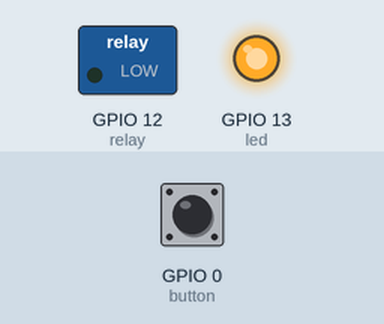
The sketch below on a simulated ESP8266 (NodeMCU). On the bench: switched loads named in the sketch (green lamp = pin HIGH), output pins drawn as LEDs (lit = HIGH). The inputs (shaded band) are chosen by the test bench; at power-on: GPIO 0 (button) HIGH. WiFi joins after 1.5 s; servers stay silent unless stated; storage starts empty; not simulated (calls return 0 or success): Credential.h; what the sketch prints to the serial monitor is not drawn. At 11.8 s the program restarts the board; the recording ends there.

Above: at 4.5 s.
4.6 s: GPIO 0 (button) pulled LOW for 3.2 s
At 7.75 s:
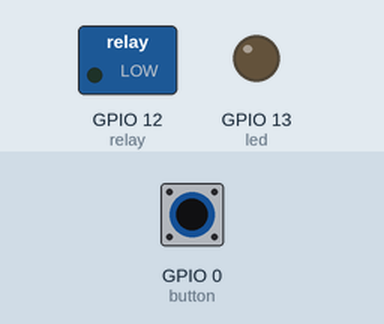
At 8.7 s:
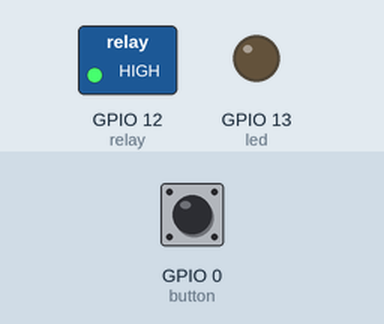
Timing chart, 0 to 11.8 s (numbered marks = the images above; inputs shaded):
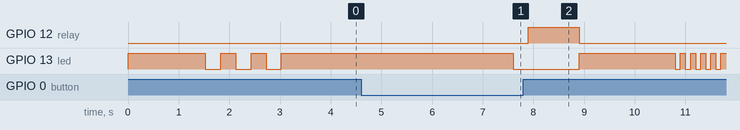

The sketch:

ETS.ino
```cpp
//================================================================================================
// ETS: Electronic Toggle Switch based on ESP8266
//================================================================================================

#include <ESP8266WiFi.h>
#include <ESP8266mDNS.h>
#include <ESP8266WebServer.h>
#include <ESP8266SSDP.h>
#include <WiFiUdp.h>
#include <ArduinoOTA.h>
#include <WiFiManager.h>
#include <DNSServer.h>
#include <Credential.h>
#include <FS.h>
#include <ArduinoJson.h>
#include <Bounce2.h>

//================================================================================================
// Defined constants
//================================================================================================
#define SERIAL_NUM "00001"
#define DEVICE_PREFIX "PT"
#define DEVICE_TYPE "ETS"
#define DEVICE_MODEL "Peach ETS"
#define DEVICE_MODEL_NUM "ET001"
//================================================================================================

//================================================================================================
// Global variables, callbacks and functions
//================================================================================================
char OTA_HOST_NAME[100];
char DEVICE_NAME[51];
bool saveConfig = false;
const int relay = 12;
const int led = 13;
const int button = 0;
int ledState = HIGH;           // the current state of the output pin

Bounce toggle = Bounce();
Bounce restart = Bounce();
Bounce reset = Bounce();

void saveConfigCallback () {
  Serial.println("should save config");
  saveConfig = true;
}
void configModeCallback (WiFiManager *myWiFiManager) {
  digitalWrite(led, LOW);
}
void blinkLed(int times, bool fast){
  while(times > 0){
    digitalWrite(led, LOW);
    if(fast == true){
      delay(100);
    } else {
      delay(300);
    }
    digitalWrite(led, HIGH);
    if(fast == true){
      delay(100);
    } else {
      delay(300);
    }
    times--;
  }
}

void pushButtonRelay(){
  digitalWrite(led, LOW);
  digitalWrite(relay, HIGH);
  delay(1000);
  digitalWrite(relay, LOW);
  digitalWrite(led, HIGH);
}

ESP8266WebServer HTTP(80);
WiFiManager wifiManager;
//================================================================================================


//================================================================================================
// Setup function
//================================================================================================
void setup() {
  //----------------------------------------------------------------------------------------------
  // Initialize serial communication
  //
  Serial.begin(115200);
  Serial.println();
  //----------------------------------------------------------------------------------------------

  //----------------------------------------------------------------------------------------------
  // Initialize LED pin
  //
  pinMode(led, OUTPUT);    //Green LED (reverse)
  digitalWrite(led, HIGH);
  //----------------------------------------------------------------------------------------------

  //----------------------------------------------------------------------------------------------
  // Read config from File System (FS) json
  //
  Serial.println("mounting FS...");
  if (SPIFFS.begin()) {
    Serial.println("mounted file system");
    if (SPIFFS.exists("/config.json")) {
      //file exists, reading and loading
      Serial.println("reading config file");
      File configFile = SPIFFS.open("/config.json", "r");
      if (configFile) {
        Serial.println("opened config file");
        size_t size = configFile.size();

        // Allocate a buffer to store contents of the file.
        std::unique_ptr<char[]> buf(new char[size]);

        configFile.readBytes(buf.get(), size);
        DynamicJsonBuffer jsonBuffer;
        JsonObject& json = jsonBuffer.parseObject(buf.get());
        json.printTo(Serial);
        if (json.success()) {
          Serial.println("\nparsed json");
          strcpy(DEVICE_NAME, json["device_name"]);
        } else {
          Serial.println("failed to load json config");
        }
      }
    }
  } else {
    Serial.println("failed to mount FS");
  }
  //----------------------------------------------------------------------------------------------

  //----------------------------------------------------------------------------------------------
  // Initialize WiFi Manager
  //
  Serial.println("starting WiFi Manager...");
  WiFiManagerParameter device_name_param("device_name", "Device Name", DEVICE_NAME, 50);
  wifiManager.addParameter(&device_name_param);
  wifiManager.setSaveConfigCallback(saveConfigCallback);
  wifiManager.setAPCallback(configModeCallback);

  // fetches ssid and pass from eeprom and tries to connect
  // if it does not connect it starts an access point with the specified name
  // and goes into a blocking loop awaiting configuration
  char AutoAPName[30];
  sprintf(AutoAPName, "%s-%s-%s", DEVICE_PREFIX, DEVICE_TYPE, SERIAL_NUM);
  wifiManager.autoConnect(AutoAPName, AP_PASS);

  Serial.println("Connected! Local IP");
  Serial.println(WiFi.localIP());
  digitalWrite(led, HIGH);

  strcpy(DEVICE_NAME, device_name_param.getValue());
  // save the custom parameters to FS
  if (saveConfig) {
    Serial.println("saving config");
    DynamicJsonBuffer jsonBuffer;
    JsonObject& json = jsonBuffer.createObject();
    json["device_name"] = DEVICE_NAME;

    File configFile = SPIFFS.open("/config.json", "w");
    if (!configFile) {
      Serial.println("failed to open config file for writing");
    }

    json.printTo(Serial);
    json.printTo(configFile);
    configFile.close();
  }
  //----------------------------------------------------------------------------------------------

  //----------------------------------------------------------------------------------------------
  // Initialize Over The Air (OTA) update feature
  //
  sprintf(OTA_HOST_NAME, "%s-%s-%s-%s", DEVICE_PREFIX, DEVICE_TYPE, SERIAL_NUM, DEVICE_NAME);
  ArduinoOTA.setHostname(OTA_HOST_NAME);
  ArduinoOTA.setPassword(OTA_PASS);
  ArduinoOTA.onStart([]() {
    Serial.println("Start");
  });
  ArduinoOTA.onEnd([]() {
    Serial.println("\nEnd");
  });
  ArduinoOTA.onProgress([](unsigned int progress, unsigned int total) {
    Serial.printf("Progress: %u%%\r", (progress / (total / 100)));
  });
  ArduinoOTA.onError([](ota_error_t error) {
    Serial.printf("Error[%u]: ", error);
    if (error == OTA_AUTH_ERROR) Serial.println("Auth Failed");
    else if (error == OTA_BEGIN_ERROR) Serial.println("Begin Failed");
    else if (error == OTA_CONNECT_ERROR) Serial.println("Connect Failed");
    else if (error == OTA_RECEIVE_ERROR) Serial.println("Receive Failed");
    else if (error == OTA_END_ERROR) Serial.println("End Failed");
  });
  ArduinoOTA.begin();
  //----------------------------------------------------------------------------------------------

  //----------------------------------------------------------------------------------------------
  // Initialize relay, button, and bouncer.
  //
  pinMode(relay, OUTPUT);  //Relay pin
  pinMode(button, INPUT);  //Button

  toggle.interval(100);
  toggle.attach(button);
  restart.interval(3000);
  restart.attach(button);
  reset.interval(9000);
  reset.attach(button);
  //----------------------------------------------------------------------------------------------

  //----------------------------------------------------------------------------------------------
  // Setup HTTP operation APIs
  //
  Serial.println("starting HTTP...");
  HTTP.on("/switch/on", HTTP_GET, [](){
    pushButtonRelay();
    HTTP.send(200, "application/json", "{\"switch\":0}");
  });
  HTTP.on("/switch/off", HTTP_GET, [](){
    pushButtonRelay();
    HTTP.send(200, "application/json", "{\"switch\":0}");
  });
  HTTP.on("/switch/state", HTTP_GET, [](){
    HTTP.send(200, "application/json", "{\"switch\":0}");
  });
  HTTP.on("/description.xml", HTTP_GET, [](){
    SSDP.schema(HTTP.client());
  });
  HTTP.begin();
  //----------------------------------------------------------------------------------------------

  //----------------------------------------------------------------------------------------------
  // Setup SSDP feature
  //
  Serial.println("starting SSDP...");
  SSDP.setSchemaURL("description.xml");
  SSDP.setHTTPPort(80);
  SSDP.setDeviceType("urn:peach:device:Basic:1");
  SSDP.setName(DEVICE_NAME);
  SSDP.setSerialNumber(SERIAL_NUM);
  SSDP.setURL("index.html");
  SSDP.setModelName(DEVICE_MODEL);
  SSDP.setModelNumber(DEVICE_MODEL_NUM);
  SSDP.setModelURL("https://www.peach-tech.com");
  SSDP.setManufacturer("PeachTech");
  SSDP.setManufacturerURL("https://www.peach-tech.com");
  SSDP.begin();
  //----------------------------------------------------------------------------------------------

  Serial.println("Ready!");
  blinkLed(3, false);
}
//================================================================================================


//================================================================================================
// Loop function
//================================================================================================
void loop() {
  //----------------------------------------------------------------------------------------------
  // OTA handler
  ArduinoOTA.handle();
  //----------------------------------------------------------------------------------------------

  //----------------------------------------------------------------------------------------------
  // HTTP handler
  HTTP.handleClient();
  //----------------------------------------------------------------------------------------------

  //----------------------------------------------------------------------------------------------
  // Manual button operation
  //

  toggle.update();
  restart.update();
  reset.update();

  if(reset.fell()){
    Serial.println("resetting device...");
    blinkLed(10, true);
    //clean FS, for testing
    SPIFFS.format();
    wifiManager.resetSettings();
    ESP.restart();
  }

  if(restart.fell()){
    // restart triggered.
    digitalWrite(led, LOW);
  }
  if(restart.rose()){
    Serial.println("restarting device...");
    blinkLed(5, true);
    ESP.restart();
  }

  if(toggle.rose()){
    pushButtonRelay();
  }
  //----------------------------------------------------------------------------------------------
}
//================================================================================================
```

Measured:
- after the input at 4.6 s, GPIO 12 (relay): LOW → HIGH after 3.3 s, → LOW 1.0 s later; GPIO 13 (led): goes LOW 1.3 s, HIGH 1.9 s, 4 × (LOW 0.10 s, HIGH 0.10 s), LOW 0.10 s, then HIGH, starting after 3.0 s
